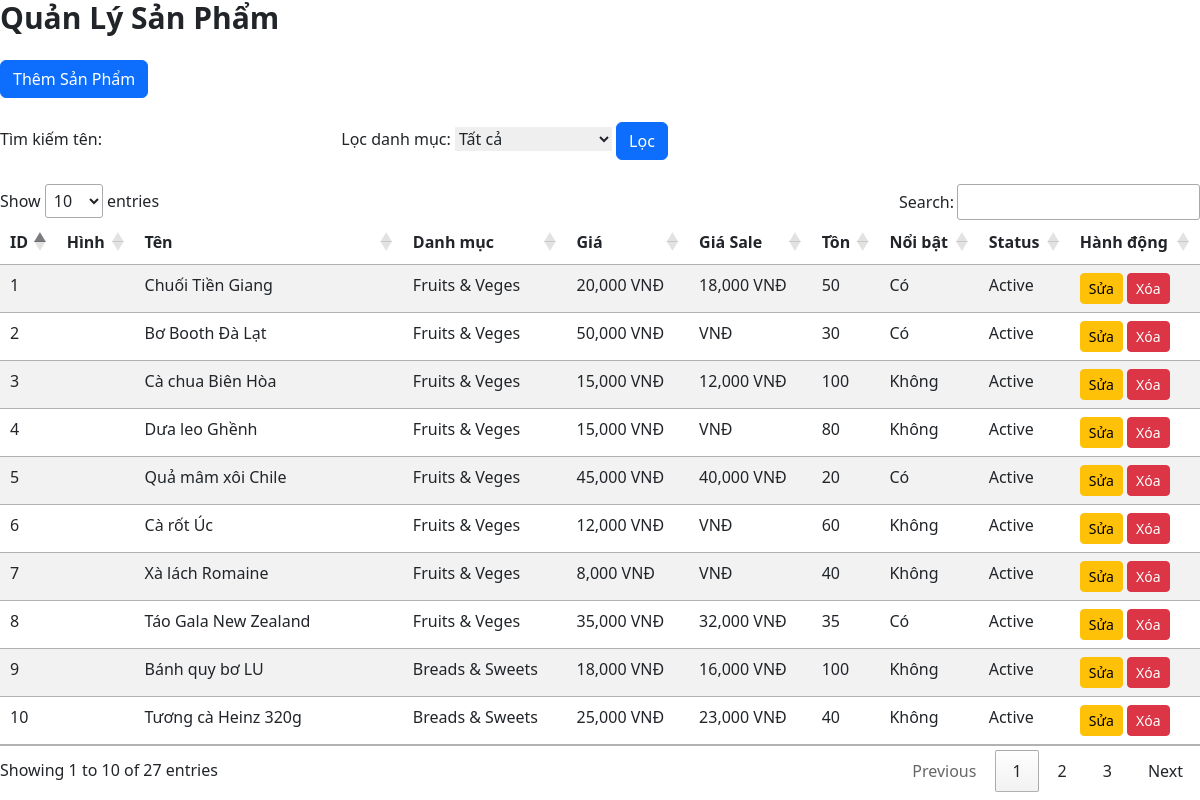
/admin/index.php?controller=product&action=list (signed in), run on the app's committed database.
### tables this page shows
CREATE TABLE products (
    id INT AUTO_INCREMENT PRIMARY KEY,
    category_id INT NULL,
    name VARCHAR(200) NOT NULL,
    description TEXT NULL,
    short_desc VARCHAR(255) NULL,
    unit VARCHAR(50) DEFAULT '1 Unit',
    price DECIMAL(10,2) NOT NULL DEFAULT 0.00 CHECK (price >= 0),
    sale_price DECIMAL(10,2) NULL,
    image VARCHAR(255) NULL,
    gallery TEXT NULL,
    stock INT DEFAULT 0 CHECK (stock >= 0),
    status TINYINT(1) DEFAULT 1 COMMENT '1=active, 0=inactive',
    is_featured TINYINT(1) DEFAULT 0,
    created_at TIMESTAMP DEFAULT CURRENT_TIMESTAMP,
    updated_at TIMESTAMP DEFAULT CURRENT_TIMESTAMP ON UPDATE CURRENT_TIMESTAMP,
    
     
    CONSTRAINT fk_products_category 
        FOREIGN KEY (category_id) REFERENCES categories(id) 
        ON DELETE SET NULL 
        ON UPDATE CASCADE,
    
     
    UNIQUE KEY uk_product_category_name (category_id, name),
    
     
    INDEX idx_products_category (category_id),
    INDEX idx_products_name (name),
    INDEX idx_products_status (status),
    INDEX idx_products_price (price),
    INDEX idx_products_stock (stock),
    INDEX idx_products_featured (is_featured)
    
);

CREATE TABLE categories (
    id INT AUTO_INCREMENT PRIMARY KEY,
    name VARCHAR(100) NOT NULL UNIQUE,
    thumbnail VARCHAR(255) NULL,
    description TEXT NULL,
    status TINYINT(1) DEFAULT 1 COMMENT '1=active, 0=inactive',
    created_at TIMESTAMP DEFAULT CURRENT_TIMESTAMP,
    
     
    INDEX idx_categories_name (name),
    INDEX idx_categories_status (status)
);

### admin/config/database.php (called while the page is built)
<?php
class Database {
    private $host = 'localhost';
    private $dbname = 'foodmart_full_v1';
    private $username = 'root';
    private $password = '';
    private $pdo;
    public function __construct() {
        try {
            $this->pdo = new PDO(
                "mysql:host={$this->host};dbname={$this->dbname};charset=utf8mb4",
                $this->username,
                $this->password,
                [PDO::ATTR_ERRMODE => PDO::ERRMODE_EXCEPTION]
            );
        } catch (PDOException $e) {
            die("Database connection failed: " . $e->getMessage());
        }
    }
    public function getConnection() {
        return $this->pdo;
    }
}
$db = new Database();
?>

### admin/controllers/ProductController.php (called while the page is built, shortened)
<?php
require_once 'models/ProductModel.php';
class ProductController {
    private $productModel;
    public function __construct() {
        $this->productModel = new ProductModel();
    }
    public function list() {
        $keyword = $_GET['keyword'] ?? '';
        $category = $_GET['category'] ?? '';
        $products = $this->productModel->search($keyword, $category);
        include 'views/products/list.php';
    }
}
?>

### admin/models/ProductModel.php (called while the page is built, shortened)
<?php
require_once 'config/database.php';
class ProductModel {
    private $db;
    public function __construct() {
        global $db;
        $this->db = $db->getConnection();
    }
    public function search($keyword = '', $category = '') {
        $sql = "
            SELECT p.*, c.name as category_name
            FROM products p
            JOIN categories c ON p.category_id = c.id
            WHERE 1=1
        ";
        $params = [];
        $sql .= " ORDER BY p.id DESC";
        $stmt = $this->db->prepare($sql);
        $stmt->execute($params);
        return $stmt->fetchAll(PDO::FETCH_ASSOC);
    }
}
?>

### admin/views/products/list.php (the view, shortened to what this page needs)
<!DOCTYPE html>
<html lang="vi">
<head>
    <link href="https://cdn.jsdelivr.net/npm/bootstrap@5.3.0/dist/css/bootstrap.min.css" rel="stylesheet">
    <link href="https://cdn.jsdelivr.net/npm/tailwindcss@2.2.19/dist/tailwind.min.css" rel="stylesheet">
    <link href="https://cdn.datatables.net/1.10.25/css/jquery.dataTables.min.css" rel="stylesheet">
</head>
<body>
    <div class="content">
        <h1 class="text-3xl font-bold mb-6">Quản Lý Sản Phẩm</h1>
        <a href="index.php?controller=product&action=add" class="btn btn-primary mb-4">Thêm Sản Phẩm</a>
        <form method="GET" class="mb-4">
            <label>Tìm kiếm tên: <input type="text" name="keyword" value="<?= htmlspecialchars($keyword) ?>"></label>
            <label>Lọc danh mục:
                <select name="category">
                    <option value="">Tất cả</option>
                </select>
            </label>
            <button type="submit" class="btn btn-primary">Lọc</button>
        </form>
        <table class="table table-striped" id="productTable">
            <thead>
                <tr>
                    <th>ID</th>
                    <th>Hình</th>
                    <th>Tên</th>
                    <th>Danh mục</th>
                    <th>Giá</th>
                    <th>Giá Sale</th>
                    <th>Tồn</th>
                    <th>Nổi bật</th>
                    <th>Status</th>
                    <th>Hành động</th>
                </tr>
            </thead>
            <tbody>
                <?php foreach ($products as $product): ?>
                <tr>
                    <td><?= $product['id'] ?></td>
                    <td><img src="<?= htmlspecialchars($product['image']) ?>" width="50" alt=""></td>
                    <td><?= htmlspecialchars($product['name']) ?></td>
                    <td><?= htmlspecialchars($product['category_name']) ?></td>
                    <td><?= number_format($product['price']) ?> VNĐ</td>
                    <td><?= $product['sale_price'] ? number_format($product['sale_price']) : '' ?> VNĐ</td>
                    <td><?= $product['stock'] ?></td>
                    <td><?= $product['is_featured'] ? 'Có' : 'Không' ?></td>
                    <td><?= $product['status'] ? 'Active' : 'Inactive' ?></td>
                    <td>
                        <a href="index.php?controller=product&action=edit&id=<?= $product['id'] ?>" class="btn btn-sm btn-warning">Sửa</a>
                        <a href="index.php?controller=product&action=delete&id=<?= $product['id'] ?>" class="btn btn-sm btn-danger" onclick="confirmDelete(event)">Xóa</a>
                    </td>
                </tr>
                <?php endforeach; ?>
            </tbody>
        </table>
    </div>
</body>
</html>

### admin/index.php (shortened to what this page needs)
<?php
require_once 'config/database.php';
require_once 'models/UserModel.php';
require_once 'models/ProductModel.php';
require_once 'controllers/HomeController.php';
require_once 'controllers/ProductController.php';
$controllerName = $_GET['controller'] ?? 'home';
$action = $_GET['action'] ?? 'index';
$controllerName = ucfirst($controllerName) . 'Controller';
if (class_exists($controllerName)) {
    $controller = new $controllerName();
    if (method_exists($controller, $action)) {
        $controller->$action();
    } else {
        echo "Action not found";
    }
} else {
    echo "Controller not found";
}
?>

### data on the page
products: id "10", name "Tương cà Heinz 320g", category.name "Breads & Sweets", price "25,000", sale_price "23,000", stock "40", is_featured "Không", status "Active"
products: id "9", name "Bánh quy bơ LU", category.name "Breads & Sweets", price "18,000", sale_price "16,000", stock "100", is_featured "Không", status "Active"
products: id "8", name "Táo Gala New Zealand", category.name "Fruits & Veges", price "35,000", sale_price "32,000", stock "35", is_featured "Có", status "Active"
products: id "7", name "Xà lách Romaine", category.name "Fruits & Veges", price "8,000", stock "40", is_featured "Không", status "Active"
products: id "6", name "Cà rốt Úc", category.name "Fruits & Veges", price "12,000", stock "60", is_featured "Không", status "Active"
products: id "5", name "Quả mâm xôi Chile", category.name "Fruits & Veges", price "45,000", sale_price "40,000", stock "20", is_featured "Có", status "Active"
products: id "4", name "Dưa leo Ghềnh", category.name "Fruits & Veges", price "15,000", stock "80", is_featured "Không", status "Active"
products: id "3", name "Cà chua Biên Hòa", category.name "Fruits & Veges", price "15,000", sale_price "12,000", stock "100", is_featured "Không", status "Active"
products: id "2", name "Bơ Booth Đà Lạt", category.name "Fruits & Veges", price "50,000", stock "30", is_featured "Có", status "Active"
products: id "1", name "Chuối Tiền Giang", category.name "Fruits & Veges", price "20,000", sale_price "18,000", stock "50", is_featured "Có", status "Active"
